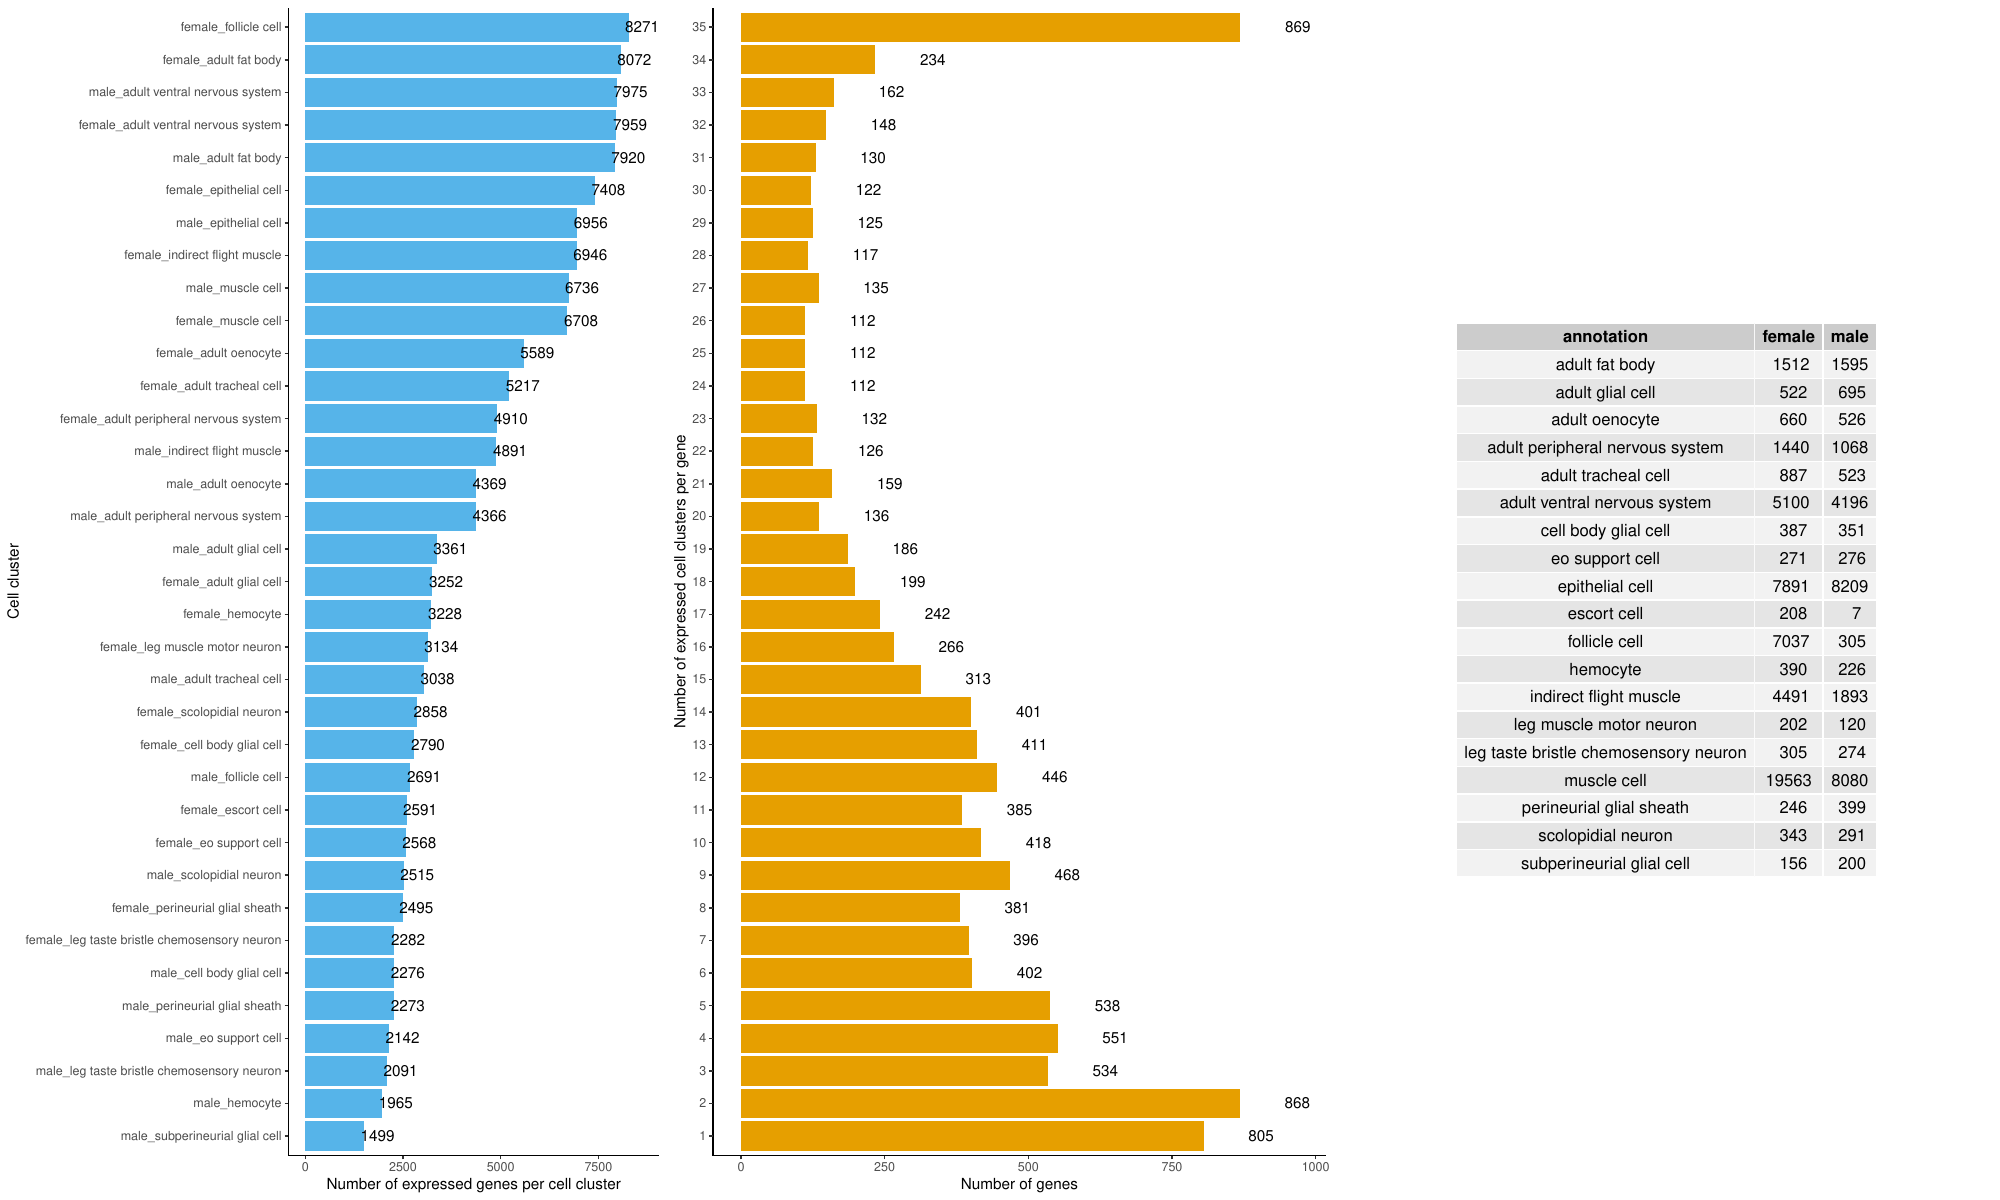

This chart was generated by the following R code:

library(Seurat)
library(ggplot2);library(gridExtra);
options(stringsAsFactors = F)

#######################################################################
library(ggplot2)

x=readRDS(paste0('~/Documents/fly.brain_coexpr.net_2022.06/FCA_body/all_common_genes.rds'));
df.ngene=data.frame(cell.cluster=names(x$genes),ngene=sapply(x$genes,length))
head(df.ngene)
df.ngene=df.ngene[order(df.ngene$ngene),]
df.ngene$cell.cluster=factor(df.ngene$cell.cluster,df.ngene$cell.cluster)
p1=ggplot(df.ngene,aes(x=cell.cluster,y=ngene))+
  geom_bar(stat='identity',fill="#56B4E9")+
  geom_text(aes(x=cell.cluster,y=ngene+350,label=ngene))+
  coord_flip()+theme_classic()+
  ylab('Number of expressed genes per cell cluster')+xlab('Cell cluster')
p1

df.ncell=as.data.frame(table((table(unlist(x$genes)))))
colnames(df.ncell)=c('ncell','ngene')
p2=ggplot(df.ncell,aes(x=ncell,y=ngene))+
  geom_bar(stat='identity',fill="#E69F00")+
  geom_text(aes(x=ncell,y=ngene+100,label=ngene))+
  theme_classic()+coord_flip()+
  xlab('Number of expressed cell clusters per gene')+ylab('Number of genes')

df=data.table::fread('FCA.body_ncell_per.cluster.txt')
head(df)
df=df[df$female>=200 | df$male>=200,]
grid.table(df)

gt <- tableGrob(df, rows = NULL, theme = ttheme_default())

pdf("plot_common.genes.pdf",useDingbats = T,width=20,height=12)
grid.arrange(p1,p2,gt,ncol=3)
#grid.arrange(p1,p2,ncol=2)
#plot.new()
#grid.table(df)
dev.off()

